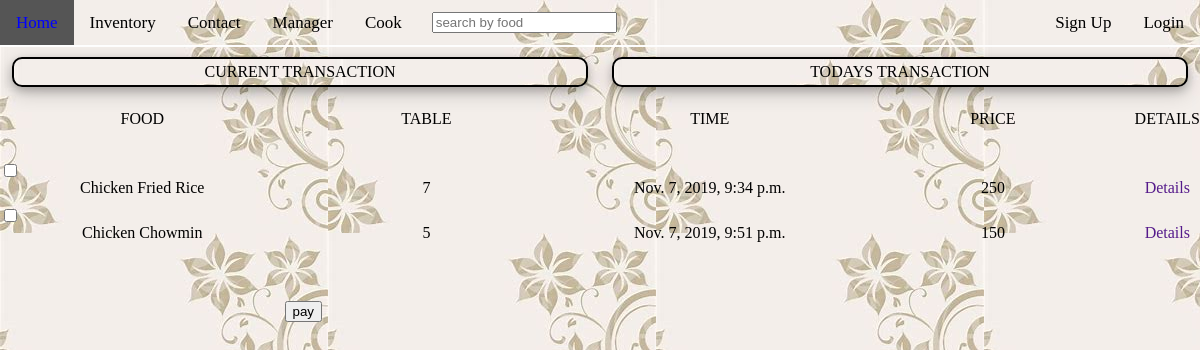
/public/pay/, run on the app's committed database.
### public/models.py (models this page shows, shortened)
class Served_food(models.Model):
    title = models.CharField(default='null', max_length=200)
    category = models.ForeignKey(Category, default='null',on_delete=models.CASCADE)
    price = models.IntegerField(default=0)
    table = models.ForeignKey(Table, default=1, on_delete=models.CASCADE)
    time = models.DateTimeField('time served')
    is_paid = models.BooleanField(default=False)
    def __str__(self):
        return self.title

class Table(models.Model):
    tableNum = models.IntegerField()
    def __str__(self):
        return str(self.tableNum)

### public/views.py (the view, shortened to what this page needs)
def pay(request):
    foods = Served_food.objects.filter(is_paid=False)
    paid_foods = Paid_food.objects.all()
    paid_food = Paid_food()
    try:
        selected_food = foods.get(pk=request.POST['food'])
    except (KeyError, Food.DoesNotExist):
        return render(request, 'public/manager.html', {
            'served_foods' : foods,
            'paid_foods' : paid_foods,
            'error_message': "You didn't select a food."
        })

### public/models.py (called while the page is built)
    def paid_today(self):
        return self.time >= timezone.now() - datetime.timedelta(days=1)

### public/templates/public/manager.html (shortened to what this page needs)
<!DOCTYPE html>
<html lang="en">
<head>
	{% load staticfiles %}
	<link rel="stylesheet" type="text/css" href="{% static 'public/css/cssresets.css'%}"/>
	<link rel="stylesheet" type="text/css" href="{% static 'public/css/manager.css'%}"/>
</head>
<body>
		<nav style="width: 100%;">
			<ul class="topnav" id="myTopnav">
			  <li><a href="{% url 'public:index' %}">Home</a></li>
			  <li><a href="{% url 'inventory:index' %}">Inventory</a></li>
			  <li><a href="{% url 'public:contact' %}">Contact</a></li>
			  <li><a href="{% url 'public:manager' %}">Manager</a></li>
			  <li><a href="{% url 'public:cook' %}">Cook</a></li>
			<li id = "search-bar">
			  <form role="search" method="get" action="{% url 'public:index' %}">
	                <input type="text" class="form-control" placeholder="search by food" autocomplete="on" name="q" value="{{ request.GET.q }}">
	          </form>
	          </li>
			  <ul class="navbar-right">
			      <li id = "sign-up" class = "sign-up-button" ><a href="#">Sign Up</a></li>
			      <li id = "log-in" class = "log-in-button" ><a href="#">Login</a></li>
	    	  </ul>
			</ul>
		</nav>
	<div class="headerdiv">
		<div id="current">
			CURRENT TRANSACTION
		</div>
		<div id="todays">
			TODAYS TRANSACTION
		</div>
	</div>
	<div class="current-transaction">
		<form  action="{% url 'public:pay' %}" method="post">
		<table>
			<tr class="table-row">
				<th>Food</th>
				<th>Table</th>
				<th>Time</th>
				<th>Price</th>
				<th>Details</th>
			</tr>
			{% for food in served_foods %}
			<tr class="table-row">
				<td><input type="checkbox" name="food" id="food{{ forloop.counter }}" value="{{ food.id }}"/>
					<label for="food{{ forloop.counter }}">{{ food }}</label>
				</td>
				<td>{{ food.table }}</td>
				<td>{{ food.time }}</td>
				<td>{{ food.price }}</td>
				<td><a href="">Details</td>
			</tr>
			{% endfor %}
			<tr><td></td></tr>
			<tr><td></td></tr>
			<tr><td></td></tr>
			<tr><td></td></tr>
			<tr><td></td></tr>
			<tr>
				<td></td>
				<td><input type="submit" value="pay"/></td>
				<td></td>
			</tr>
		</table>
		</form>
	</div>
</body>
</html>

### public/static/public/css/manager.css (style rules this page uses)
:root { --color-black:black; --color-red:red; }
* { box-sizing: border-box; }
body { width: 100%; background-image: url("../images/background.jpg"); }
nav { max-width: 100%; }
ul.topnav { list-style-type: none; margin: 0; padding: 0; overflow: hidden; background-image: url("../images/background.jpg"); border-bottom: 2px solid white; }
ul.topnav li { float: left; }
ul.topnav ul.navbar-right { float: right; }
ul.topnav li a { display: inline-block; color: black; text-align: center; padding: 14px 16px; text-decoration: none; transition: 0.3s; font-size: 17px; }
ul.navbar-right li a { display: inline-block; color: black; text-align: center; padding: 14px 16px; text-decoration: none; transition: 0.3s; font-size: 17px; }
#search-bar input { margin:12px 14px; }
div.headerdiv { width: 100%; padding-top: 10px; }
#current,#todays { width: 48%; height:30px; float:left; padding:0% 5% 0% 5%; margin-left: 1%; margin-right: 1%; margin-bottom: 2%; align-items: center; justify-content: center; display: flex; background-image: url("../images/background.jpg"); border: 2px solid var(--color-black); border-radius: 10px; box-shadow: 0 4px 8px 0 rgba(0, 0, 0, 0.2), 0 6px 20px 0 rgba(0, 0, 0, 0.19); }
.current-transaction table { width: 100%; }
.table-row { height: 40px; }
.current-transaction table tr { width: 100%; }
.current-transaction table tr th { text-transform: uppercase; }
.current-transaction table td { width: 25%; text-align: center; padding-top: 10px; }

### data on the page
Served_food: title "Chicken Fried Rice", table "7", time "Nov. 7, 2019, 9:34 p.m.", price "250"
Served_food: title "Chicken Chowmin", table "5", time "Nov. 7, 2019, 9:51 p.m.", price "150"
